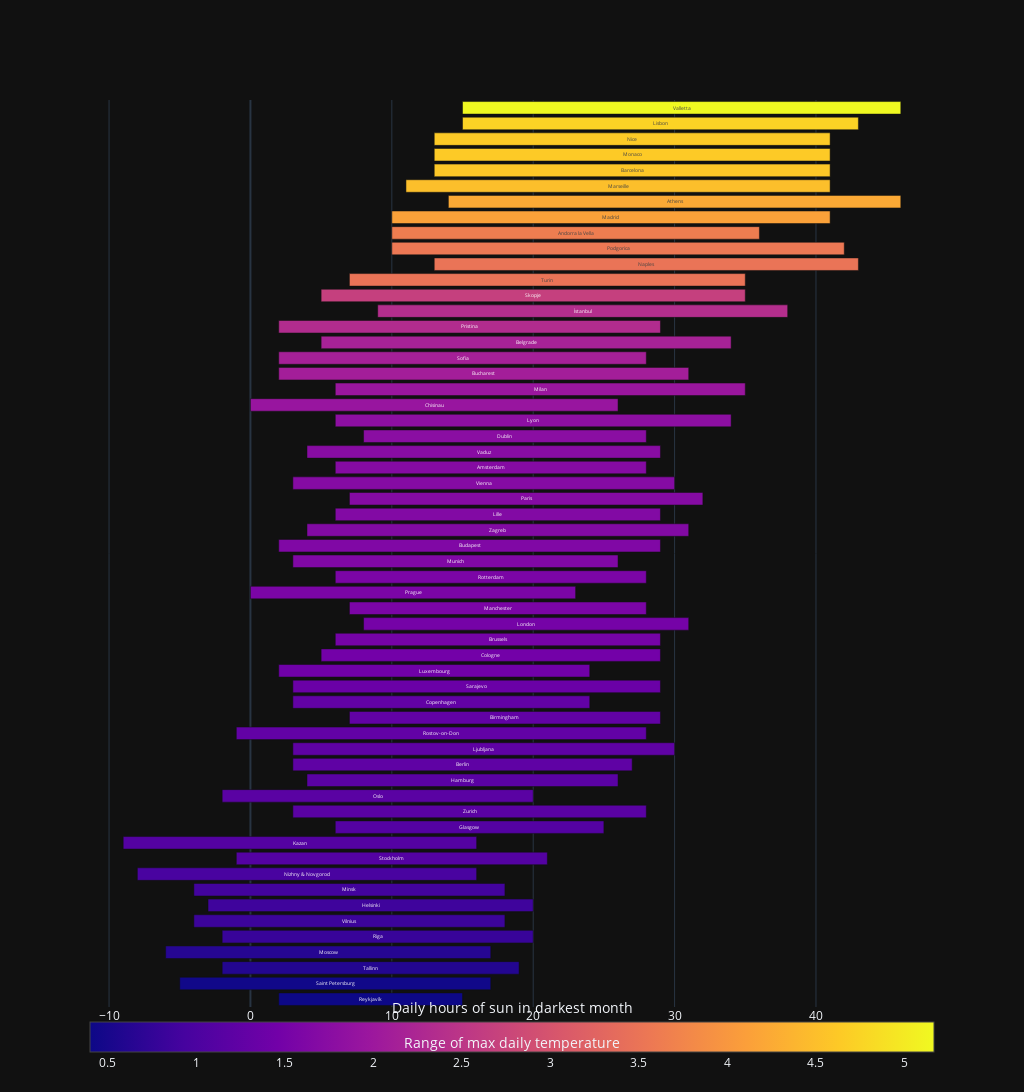

The cell this chart's notebook holds for it:
### Code cell
go.Figure(
    layout=dict(
        yaxis=dict(
            visible=False
        ),
        xaxis_title="Range of max daily temperature",
        width=1024,
        height=2048,
        template="plotly_dark",
    ),
    data=[
        go.Bar(
            orientation="h",
            base=aggregate_data["low temperature"],
            x=aggregate_data["high temperature"],
            text=aggregate_data.index.get_level_values(1),
            textposition="inside",
            insidetextanchor="middle",
            marker=dict(
                color=aggregate_data["least sunshine"],
                showscale=True,
                colorbar=dict(
                    title=dict(
                        text="Daily hours of sun in darkest month",
                        side="top",
                    ),
                    orientation="h",
                    y=-0.08,
                )
            ),
        )
    ]
)

### Figure 1 — Plotly figure (JSON) as saved in the notebook; plotly's stock layout.template omitted (floating-point values rounded to 4 significant figures)
{"data": [{"base": [2, -5, -2, -6, -2, -4, -3, -4, -8, -1, -9, 6, 3, -2, 4, 3, 3, -1, 7, 3, 3, 2, 5, 6, 8, 7, 0, 6, 3, 2, 4, 6, 7, 3, 6, 4, 8, 6, 0, 6, 2, 2, 5, 2, 9, 5, 7, 13, 10, 10, 10, 14, 11, 13, 13, 13, 15, 15], "insidetextanchor": "middle", "marker": {"color": [0.4, 0.4333, 0.6, 0.6333, 0.8, 0.8333, 0.8667, 0.9, 0.9667, 1.1, 1.1, 1.1, 1.167, 1.167, 1.167, 1.233, 1.233, 1.267, 1.267, 1.267, 1.367, 1.433, 1.467, 1.5, 1.5, 1.567, 1.567, 1.567, 1.633, 1.633, 1.667, 1.667, 1.7, 1.7, 1.7, 1.733, 1.767, 1.8, 1.933, 1.967, 2.1, 2.133, 2.167, 2.333, 2.367, 2.667, 3.5, 3.5, 3.567, 3.633, 4.133, 4.233, 4.5, 4.6, 4.633, 4.633, 4.733, 5.167], "colorbar": {"orientation": "h", "title": {"side": "top", "text": "Daily hours of sun in darkest month"}, "y": -0.08}, "showscale": true}, "orientation": "h", "text": ["Reykjavík", "Saint Petersburg", "Tallinn", "Moscow", "Riga", "Vilnius", "Helsinki", "Minsk", "Nizhny & Novgorod", "Stockholm", "Kazan", "Glasgow", "Zurich", "Oslo", "Hamburg", "Berlin", "Ljubljana", "Rostov-on-Don", "Birmingham", "Copenhagen", "Sarajevo", "Luxembourg", "Cologne", "Brussels", "London", "Manchester", "Prague", "Rotterdam", "Munich", "Budapest", "Zagreb", "Lille", "Paris", "Vienna", "Amsterdam", "Vaduz", "Dublin", "Lyon", "Chisinau", "Milan", "Bucharest", "Sofia", "Belgrade", "Pristina", "İstanbul", "Skopje", "Turin", "Naples", "Podgorica", "Andorra la Vella", "Madrid", "Athens", "Marseille", "Barcelona", "Monaco", "Nice", "Lisbon", "Valletta"], "textposition": "inside", "type": "bar", "x": [13, 22, 21, 23, 22, 22, 23, 22, 24, 22, 25, 19, 25, 22, 22, 24, 27, 29, 22, 21, 26, 22, 24, 23, 23, 21, 23, 22, 23, 27, 27, 23, 25, 27, 22, 25, 20, 28, 26, 29, 29, 26, 29, 27, 29, 30, 28, 30, 32, 26, 31, 32, 30, 28, 28, 28, 28, 31]}], "layout": {"height": 2048, "width": 1024, "xaxis": {"title": {"text": "Range of max daily temperature"}}, "yaxis": {"visible": false}}}
